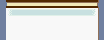

This is a level from a 2D game, rendered from its Tiled map with the project's own tilesets. A one-line summary and the complete map file follow:
An orthogonal 13x5 tile map with 8x8 px tiles, 1 tile layer (Tile Layer 1).

<map version="1.5" tiledversion="1.7.2" orientation="orthogonal" renderorder="right-down" width="13" height="5" tilewidth="8" tileheight="8" infinite="0" nextlayerid="2" nextobjectid="1">
 <tileset firstgid="1" name="MenuTiles" tilewidth="8" tileheight="8" tilecount="128" columns="32">
  <image source="MenuTiles.png" width="256" height="32" />
 </tileset>
 <layer id="1" name="Tile Layer 1" width="13" height="5">
  <data encoding="csv">
35,39,39,39,39,39,39,39,39,39,39,39,40,
12,100,101,101,101,101,101,101,101,101,101,102,16,
12,15,15,15,15,15,15,15,15,15,15,15,16,
12,15,15,15,15,15,15,15,15,15,15,15,16,
12,15,15,15,15,15,15,15,15,15,15,15,16
</data>
 </layer>
</map>
